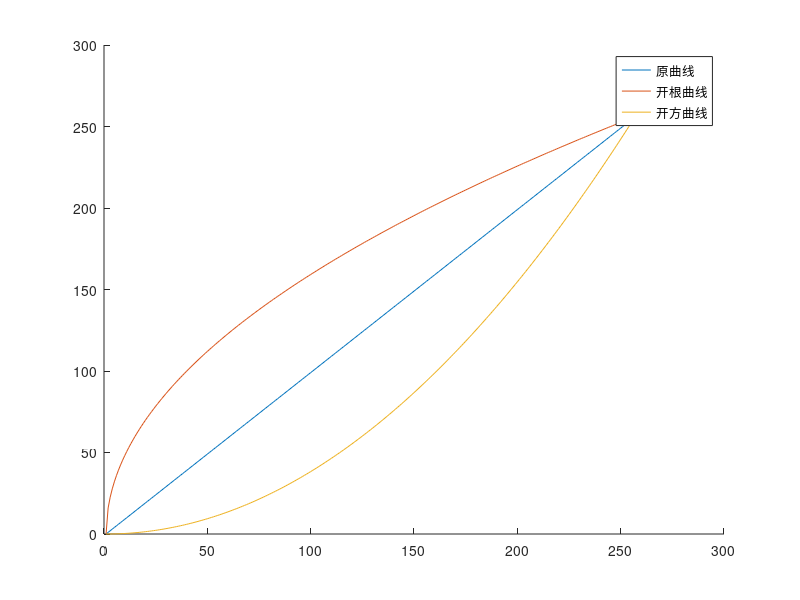

The MATLAB script that drew this image:
%--------------------------------------------------------------------------
%--             生成gamma校正所需的rom mif文件
%--------------------------------------------------------------------------
clear all
close all
clc

depth = 256;
width = 8; 
r = [0:1:255];
%--------------------------------------------------------------------------
%--                     sqrt开根
%--------------------------------------------------------------------------
s_qrt = 16*sqrt(r);  %开根 
z1    = round(s_qrt); 

fid = fopen('sqrt.mif','w');
fprintf(fid,'depth= %d; \n',depth); 
fprintf(fid,'width= %d; \n',width); 
fprintf(fid,'address_radix=uns;\n'); 
fprintf(fid,'data_radix = uns;\n'); 
fprintf(fid,'Content Begin \n'); 
for(k=1:depth)
    fprintf(fid,'%d: %d; \n',k-1,z1(k));
end
fprintf(fid,'end;');
%--------------------------------------------------------------------------
%--                     square开方
%--------------------------------------------------------------------------
s_quare = (1/256)*r.^2;   %平方
z2 = round(s_quare);

fid = fopen('square.mif','w');
fprintf(fid,'depth= %d; \n',depth); 
fprintf(fid,'width= %d; \n',width); 
fprintf(fid,'address_radix=uns;\n'); 
fprintf(fid,'data_radix = uns;\n'); 
fprintf(fid,'Content Begin \n'); 
for(k=1:depth)
    fprintf(fid,'%d: %d; \n',k-1,z2(k));
end
fprintf(fid,'end;');
%--------------------------------------------------------------------------
%--                     曲线展示
%--------------------------------------------------------------------------
hold on
plot(r);        %原曲线
plot(s_qrt);    %开根
plot(s_quare);  %开方
legend('原曲线','开根曲线','开方曲线');
hold off
